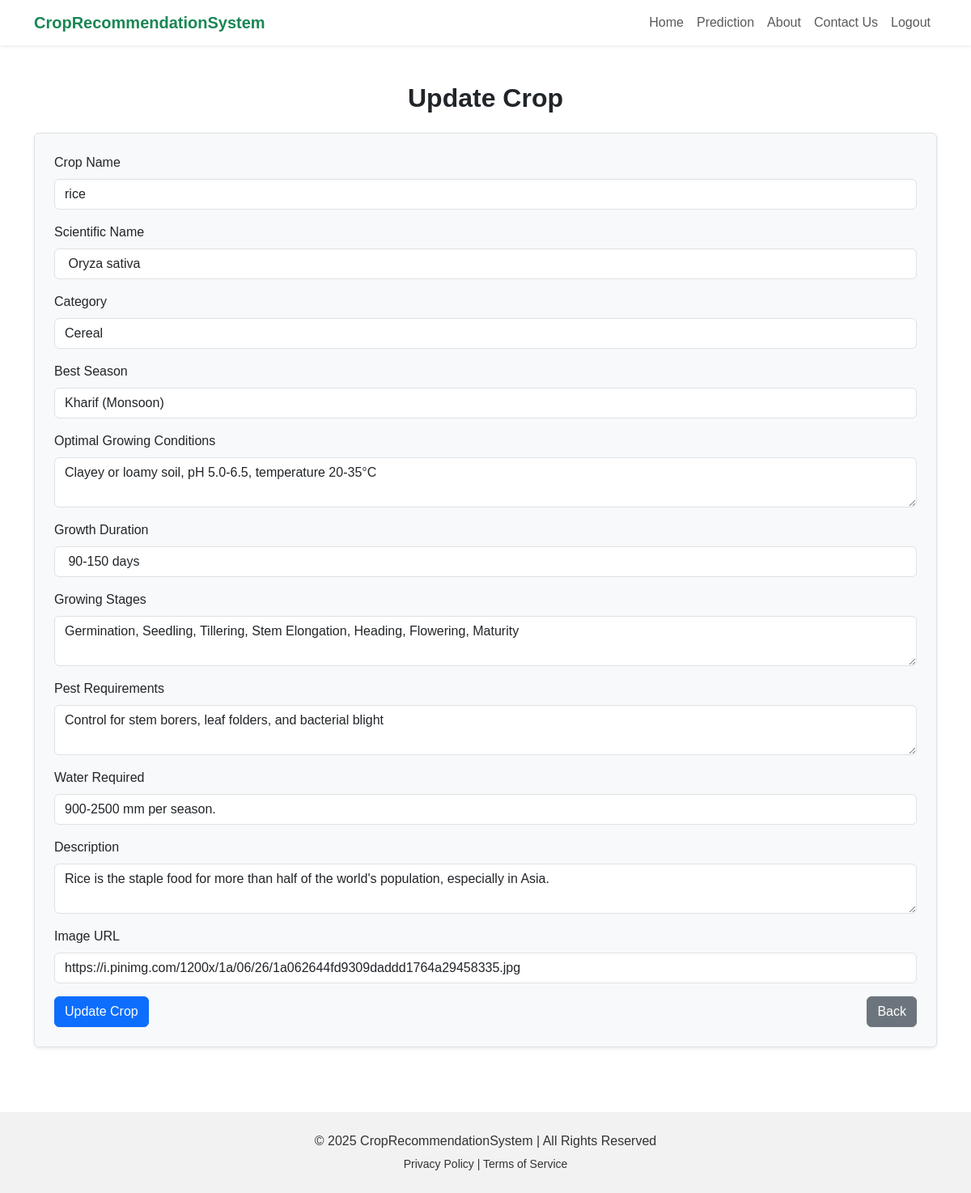
The page /admin/crops/update/1 (signed in) on the database its author committed.
### tables this page shows
CREATE TABLE crops (
           id INTEGER PRIMARY KEY AUTOINCREMENT,
           name TEXT NOT NULL,
           scientific_name TEXT,
           category TEXT,
           best_season TEXT,
           optimal_growing_conditions TEXT,
           growth_duration TEXT,
           growing_stages TEXT,
           pest_requirements TEXT,
           water_required TEXT,
           description TEXT,
           image_url TEXT
        );

### app.py (the view, shortened to what this page needs)
@app.route('/admin/crops/update/<int:crop_id>', methods=['GET', 'POST'])
def update_crop(crop_id):
    if session.get('role') != 'admin':
        return redirect(url_for('index'))
    conn = sqlite3.connect(DB_NAME)
    conn.row_factory = sqlite3.Row  # So we can use dict-like access
    c = conn.cursor()
    c.execute("SELECT * FROM crops WHERE id=?", (crop_id,))
    crop = c.fetchone()
    conn.close()
    return render_template('update_crop.html', crop=crop)

### templates/update_crop.html (shortened to what this page needs)
{% extends 'base.html' %}
{% block content %}
<section class="update-crop-hero">
  <div class="container">
    <h2 class="fw-bold text-dark mb-4 text-center">Update Crop</h2>
    <form method="POST" class="p-4 border rounded shadow-sm bg-light">
      <div class="mb-3">
        <label class="form-label">Crop Name</label>
        <input type="text" name="name" class="form-control" value="{{ crop['name'] }}" required>
      </div>
      <div class="mb-3">
        <label class="form-label">Scientific Name</label>
        <input type="text" name="scientific_name" class="form-control" value="{{ crop['scientific_name'] }}">
      </div>
      <div class="mb-3">
        <label class="form-label">Category</label>
        <input type="text" name="category" class="form-control" value="{{ crop['category'] }}">
      </div>
      <div class="mb-3">
        <label class="form-label">Best Season</label>
        <input type="text" name="best_season" class="form-control" value="{{ crop['best_season'] }}">
      </div>
      <div class="mb-3">
        <label class="form-label">Optimal Growing Conditions</label>
        <textarea name="optimal_growing_conditions" class="form-control">{{ crop['optimal_growing_conditions'] }}</textarea>
      </div>
      <div class="mb-3">
        <label class="form-label">Growth Duration</label>
        <input type="text" name="growth_duration" class="form-control" value="{{ crop['growth_duration'] }}">
      </div>
      <div class="mb-3">
        <label class="form-label">Growing Stages</label>
        <textarea name="growing_stages" class="form-control">{{ crop['growing_stages'] }}</textarea>
      </div>
      <div class="mb-3">
        <label class="form-label">Pest Requirements</label>
        <textarea name="pest_requirements" class="form-control">{{ crop['pest_requirements'] }}</textarea>
      </div>
      <div class="mb-3">
        <label class="form-label">Water Required</label>
        <input type="text" name="water_required" class="form-control" value="{{ crop['water_required'] }}">
      </div>
      <div class="mb-3">
        <label class="form-label">Description</label>
        <textarea name="description" class="form-control">{{ crop['description'] }}</textarea>
      </div>
      <div class="mb-3">
        <label class="form-label">Image URL</label>
        <input type="text" name="image_url" class="form-control" value="{{ crop['image_url'] }}">
      </div>
      <div class="d-flex justify-content-between">
        <button type="submit" class="btn btn-primary">Update Crop</button>
        <a href="{{ url_for('manage_crops') }}" class="btn btn-secondary">Back</a>
      </div>
    </form>
  </div>
</section>
{% endblock %}

### templates/base.html (style rules this page uses)
body { font-family: Arial, sans-serif; scroll-behavior: smooth; padding-top: 70px; }

### templates/update_crop.html (style rules this page uses)
body { background-color: white !important; }
.update-crop-hero { min-height: 100vh; background-color: white !important; display: flex; align-items: flex-start; justify-content: center; padding: 2rem 0; }

### rows shown on the page
crops: name "rice", scientific_name "Oryza sativa", category "Cereal", best_season "Kharif (Monsoon)", optimal_growing_conditions "Clayey or loamy soil, pH 5.0-6.5, temperature 20-35°C", growth_duration "90-150 days", growing_stages "Germination, Seedling, Tillering, Stem Elongation, Heading, Flowering, Maturity", pest_requirements "Control for stem borers, leaf folders, and bacterial blight", water_required "900-2500 mm per season.", description "Rice is the staple food for more than half of the world's population, especially in Asia.", image_url "https://i.pinimg.com/1200x/1a/06/26/1a062644fd9309daddd1764a29458335.jpg"
